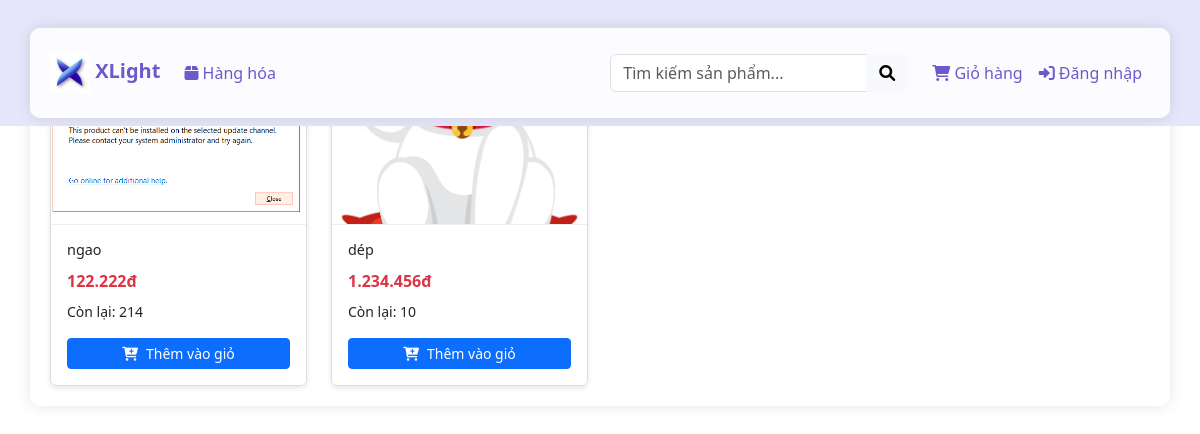
The page /user/customer.php on the database its author committed.
### tables this page shows
CREATE TABLE `products` (
  `id` int(11) NOT NULL,
  `name` varchar(255) NOT NULL,
  `price` decimal(10,2) NOT NULL,
  `quantity` int(11) NOT NULL DEFAULT 0,
  `image` varchar(255) DEFAULT NULL,
  `description` text DEFAULT NULL,
  `category` varchar(50) DEFAULT NULL
);

### user/customer.php (the view, shortened to what this page needs)
<?php
include '../config.php';
$sort = isset($_GET['sort']) ? $_GET['sort'] : '';
$search = isset($_GET['search']) ? $_GET['search'] : '';
try {
    $sql = "SELECT * FROM products WHERE 1=1";
    switch($sort) {
        default:
            $sql .= " ORDER BY id DESC";
    }
    $stmt = $conn->prepare($sql);
    $stmt->execute();
    $products = $stmt->fetchAll();
} catch(PDOException $e) {
    echo "Lỗi: " . $e->getMessage();
}
?>
<!DOCTYPE html>
<html lang="vi">
<head>
    <link href="https://cdn.jsdelivr.net/npm/bootstrap@5.3.2/dist/css/bootstrap.min.css" rel="stylesheet">
    <link href="https://cdnjs.cloudflare.com/ajax/libs/font-awesome/6.0.0/css/all.min.css" rel="stylesheet">
</head>
<body>
    <nav class="navbar navbar-expand-lg fixed-top">
        <div class="container">
            <a class="navbar-brand" href="../index.php">
                <img src="../images/logo.png" alt="XLight Logo" height="40">
                XLight
            </a>
            <div class="collapse navbar-collapse" id="navbarNav">
                <ul class="navbar-nav me-auto">
                    <li class="nav-item">
                        <a class="nav-link active" href="customer.php">
                            <i class="fas fa-box"></i> Hàng hóa
                        </a>
                    </li>
                </ul>
                <form class="d-flex me-3" method="GET">
                    <div class="input-group">
                        <input type="text" name="search" class="form-control"
                               placeholder="Tìm kiếm sản phẩm..."
                               value="<?php echo htmlspecialchars($search ?? ''); ?>">
                        <button class="btn btn-light" type="submit">
                            <i class="fas fa-search"></i>
                        </button>
                    </div>
                </form>
                <ul class="navbar-nav">
                    <li class="nav-item">
                        <a class="nav-link" href="cart.php">
                            <i class="fas fa-shopping-cart"></i> Giỏ hàng
                        </a>
                    </li>
                    <?php if(isset($_SESSION['USER'])): ?>
                        <li class="nav-item dropdown">
                            <a class="nav-link dropdown-toggle" href="#" data-bs-toggle="dropdown">
                                <i class="fas fa-user"></i>
                                <?php echo htmlspecialchars($_SESSION['USER']['username']); ?>
                            </a>
                            <ul class="dropdown-menu dropdown-menu-end">
                                <li>
                                    <a class="dropdown-item" href="logout.php">
                                        <i class="fas fa-sign-out-alt"></i> Đăng xuất
                                    </a>
                                </li>
                            </ul>
                        </li>
                    <?php else: ?>
                        <li class="nav-item">
                            <a class="nav-link" href="userlogin.php">
                                <i class="fas fa-sign-in-alt"></i> Đăng nhập
                            </a>
                        </li>
                    <?php endif; ?>
                </ul>
            </div>
        </div>
    </nav>
    <div class="container mt-4">
        <div class="row row-cols-2 row-cols-md-3 row-cols-lg-4 g-4">
            <?php foreach($products as $product): ?>
            <div class="col">
                <div class="card h-100 product-card">
                    <div class="position-relative">
                        <img src="../images/<?php echo htmlspecialchars($product['image']); ?>"
                             class="card-img-top product-img cursor-pointer"
                             alt="<?php echo htmlspecialchars($product['name']); ?>"
                             data-bs-toggle="modal"
                             data-bs-target="#productModal<?php echo $product['id']; ?>">
                    </div>
                    <div class="card-body">
                        <h5 class="card-title text-truncate mb-2 cursor-pointer"
                            data-bs-toggle="modal"
                            data-bs-target="#productModal<?php echo $product['id']; ?>">
                            <?php echo htmlspecialchars($product['name']); ?>
                        </h5>
                        <p class="card-text text-danger fw-bold mb-2">
                            <?php echo number_format($product['price'], 0, ',', '.'); ?>đ
                        </p>
                        <p class="card-text small mb-3">
                            Còn lại: <?php echo $product['quantity']; ?>
                        </p>
                        <?php if($product['quantity'] > 0): ?>
                            <a href="cart.php?action=add&id=<?php echo $product['id']; ?>"
                               class="btn btn-primary btn-sm w-100">
                                <i class="fas fa-cart-plus me-2"></i>Thêm vào giỏ
                            </a>
                        <?php else: ?>
                            <button class="btn btn-secondary btn-sm w-100" disabled>
                                Hết hàng
                            </button>
                        <?php endif; ?>
                    </div>
                </div>
            </div>
            <?php endforeach; ?>
        </div>
    </div>
</body>
</html>

### user/customer.php (style rules this page uses)
html, body { margin: 0; padding: 0; min-height: 100vh; }
.navbar { background: #e6e6fa !important; position: fixed; top: 0; left: 0; right: 0; z-index: 1050; }
.navbar-brand { font-weight: bold; color: #6a5acd !important; }
.nav-link { color: #6a5acd !important; font-weight: 500; transition: all 0.3s ease; }
.card { background: rgba(255, 255, 255, 0.95); backdrop-filter: blur(5px); border: none; box-shadow: 0 2px 5px rgba(0,0,0,0.1); }
.container { background: rgba(255, 255, 255, 0.9); padding: 20px; border-radius: 10px; margin-top: 20px; box-shadow: 0 0 15px rgba(0,0,0,0.1); }
.cursor-pointer { cursor: pointer; }
.product-card { border: 1px solid #ddd; transition: transform 0.2s; }
.product-img { height: 180px; object-fit: cover; border-bottom: 1px solid #eee; }
.card-title { font-size: 0.9rem; font-weight: 500; height: 20px; overflow: hidden; }

### rows shown on the page
products: image (picture), name "ngao", price "122.222", quantity "214"
products: image (picture), name "dép", price "1.234.456", quantity "10"
